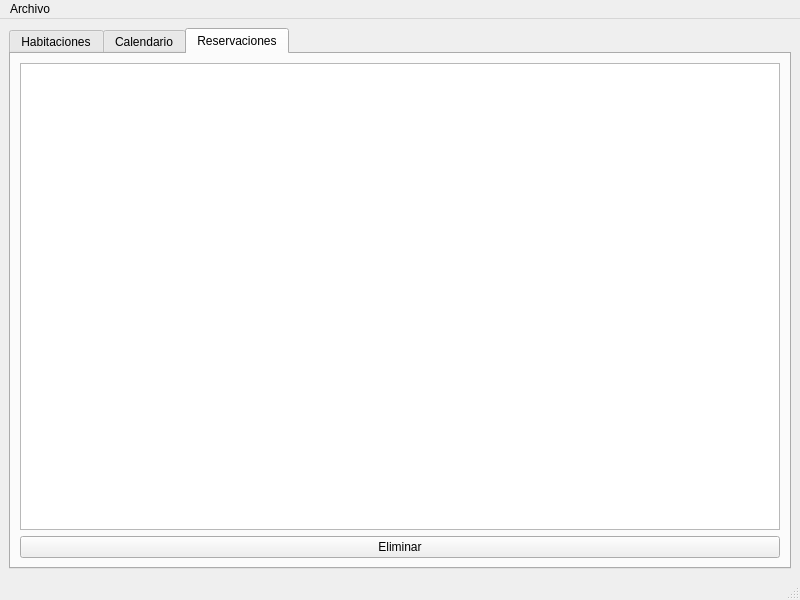
<?xml version="1.0" encoding="UTF-8"?>
<ui version="4.0">
 <class>MainWindow</class>
 <widget class="QMainWindow" name="MainWindow">
  <property name="geometry">
   <rect>
    <x>0</x>
    <y>0</y>
    <width>800</width>
    <height>600</height>
   </rect>
  </property>
  <property name="windowTitle">
   <string>Sistema Hotelero</string>
  </property>
  <widget class="QWidget" name="centralwidget">
   <layout class="QVBoxLayout" name="verticalLayout">
    <item>
     <widget class="QTabWidget" name="tabWidget">
      <property name="currentIndex">
       <number>2</number>
      </property>
      <widget class="QWidget" name="tabHabitaciones">
       <attribute name="title">
        <string>Habitaciones</string>
       </attribute>
       <layout class="QVBoxLayout" name="verticalLayout_3">
        <item>
         <widget class="QGroupBox" name="groupBox_2">
          <property name="title">
           <string>Buscar Disponibilidad</string>
          </property>
          <layout class="QFormLayout" name="formLayout_2">
           <item row="0" column="0">
            <widget class="QLabel" name="label_5">
             <property name="text">
              <string>Desde:</string>
             </property>
            </widget>
           </item>
           <item row="0" column="1">
            <widget class="QDateEdit" name="dateInicioBusqueda">
             <property name="calendarPopup">
              <bool>true</bool>
             </property>
            </widget>
           </item>
           <item row="1" column="0">
            <widget class="QLabel" name="label_6">
             <property name="text">
              <string>Hasta:</string>
             </property>
            </widget>
           </item>
           <item row="1" column="1">
            <widget class="QDateEdit" name="dateFinBusqueda">
             <property name="calendarPopup">
              <bool>true</bool>
             </property>
            </widget>
           </item>
           <item row="2" column="0" colspan="2">
            <layout class="QHBoxLayout" name="horizontalLayout_2">
             <item>
              <widget class="QPushButton" name="btnBuscarDisponibilidad">
               <property name="text">
                <string>Mostrar habitaciones disponibles</string>
               </property>
              </widget>
             </item>
             <item>
              <widget class="QPushButton" name="btnMostrarTodas">
               <property name="text">
                <string>Mostrar todas las habitaciones</string>
               </property>
              </widget>
             </item>
            </layout>
           </item>
           <item row="3" column="0" colspan="2">
            <widget class="QTableView" name="tblHabitaciones">
             <property name="selectionBehavior">
              <enum>QAbstractItemView::SelectionBehavior::SelectRows</enum>
             </property>
            </widget>
           </item>
          </layout>
         </widget>
        </item>
        <item>
         <widget class="QPushButton" name="btnReservarHabitacion">
          <property name="text">
           <string>Reservar Habitación Seleccionada</string>
          </property>
         </widget>
        </item>
       </layout>
      </widget>
      <widget class="QWidget" name="tabCalendario">
       <attribute name="title">
        <string>Calendario</string>
       </attribute>
       <layout class="QVBoxLayout" name="verticalLayout_4">
        <item>
         <widget class="QGroupBox" name="groupBox_3">
          <property name="title">
           <string>Selección de Fechas</string>
          </property>
          <layout class="QFormLayout" name="formLayout_3">
           <item row="0" column="0">
            <widget class="QLabel" name="label_7">
             <property name="text">
              <string>Fecha Inicio:</string>
             </property>
            </widget>
           </item>
           <item row="0" column="1">
            <widget class="QCalendarWidget" name="calendarInicio">
             <property name="gridVisible">
              <bool>true</bool>
             </property>
            </widget>
           </item>
           <item row="1" column="0">
            <widget class="QLabel" name="label_8">
             <property name="text">
              <string>Fecha Fin:</string>
             </property>
            </widget>
           </item>
           <item row="1" column="1">
            <widget class="QCalendarWidget" name="calendarFin">
             <property name="gridVisible">
              <bool>true</bool>
             </property>
            </widget>
           </item>
          </layout>
         </widget>
        </item>
        <item>
         <widget class="QPushButton" name="btnVerDisponibilidad">
          <property name="text">
           <string>Ver Disponibilidad</string>
          </property>
         </widget>
        </item>
       </layout>
      </widget>
      <widget class="QWidget" name="tabReservas">
       <attribute name="title">
        <string>Reservaciones</string>
       </attribute>
       <layout class="QVBoxLayout" name="verticalLayout_2">
        <item>
         <widget class="QTableView" name="tblReservaciones">
          <property name="selectionBehavior">
           <enum>QAbstractItemView::SelectionBehavior::SelectRows</enum>
          </property>
         </widget>
        </item>
        <item>
         <layout class="QHBoxLayout" name="horizontalLayout">
          <item>
           <widget class="QPushButton" name="btnEliminarReserva">
            <property name="text">
             <string>Eliminar</string>
            </property>
           </widget>
          </item>
         </layout>
        </item>
       </layout>
      </widget>
     </widget>
    </item>
   </layout>
  </widget>
  <widget class="QMenuBar" name="menubar">
   <property name="geometry">
    <rect>
     <x>0</x>
     <y>0</y>
     <width>800</width>
     <height>17</height>
    </rect>
   </property>
   <widget class="QMenu" name="menuArchivo">
    <property name="title">
     <string>Archivo</string>
    </property>
    <addaction name="actionCargar_Habitaciones"/>
    <addaction name="actionCargar_Reservas"/>
    <addaction name="actionGuardad_Reservas"/>
   </widget>
   <addaction name="menuArchivo"/>
  </widget>
  <widget class="QStatusBar" name="statusbar"/>
  <action name="action">
   <property name="text">
    <string>Cargar Datos</string>
   </property>
  </action>
  <action name="actionGuardar">
   <property name="text">
    <string>Guardar Datos</string>
   </property>
  </action>
  <action name="actionSalir">
   <property name="text">
    <string>Salir</string>
   </property>
  </action>
  <action name="actionCargar_Habitaciones">
   <property name="text">
    <string>Cargar Habitaciones</string>
   </property>
  </action>
  <action name="actionCargar_Reservas">
   <property name="text">
    <string>Cargar Reservas</string>
   </property>
  </action>
  <action name="actionGuardad_Reservas">
   <property name="text">
    <string>Guardar Reservas</string>
   </property>
  </action>
 </widget>
 <resources/>
 <connections/>
</ui>
